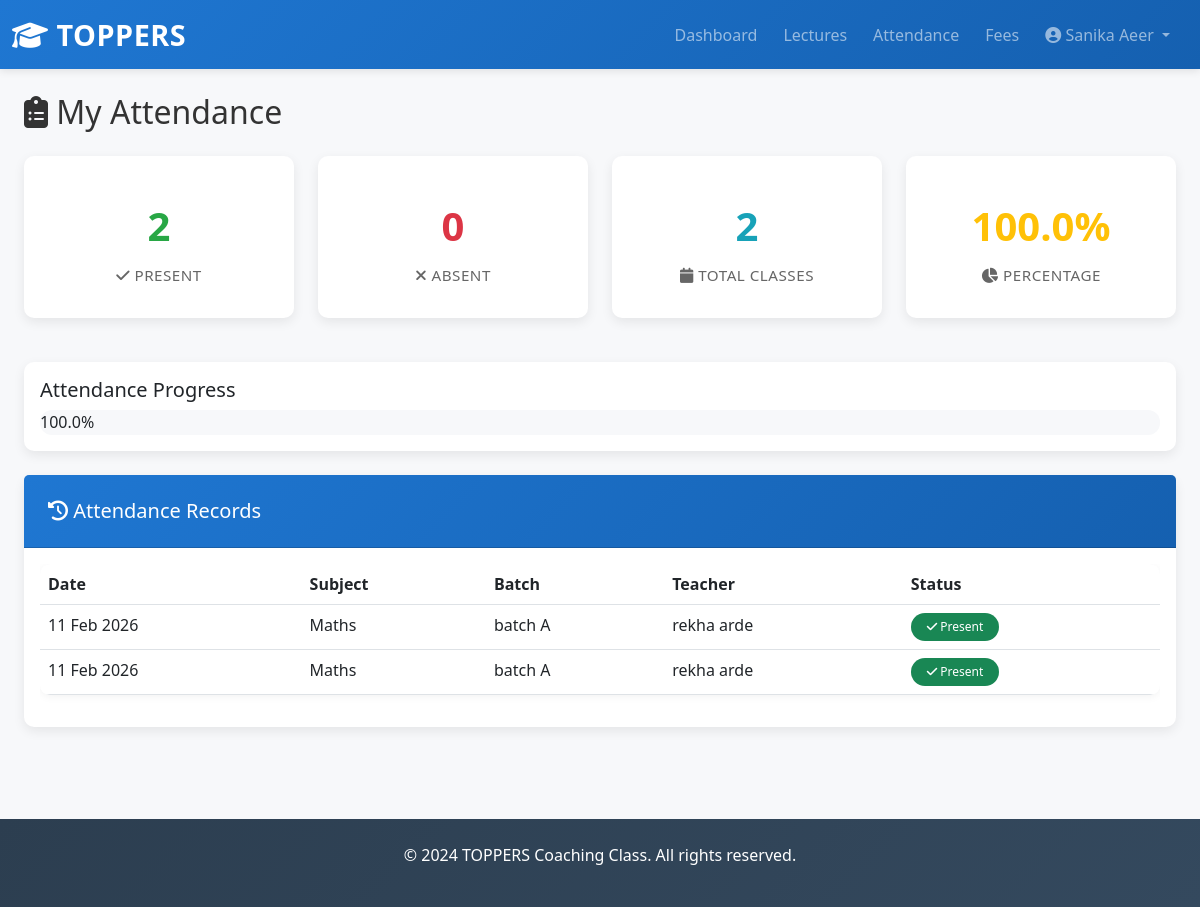
The app's page /student/attendance/ (signed in) with its own data.
### toppers_project/core/models.py (models this page shows, shortened)
class CustomUser(AbstractUser):
    role = models.CharField(max_length=20, choices=ROLE_CHOICES)
    phone = models.CharField(max_length=20, blank=True)
    date_of_birth = models.DateField(null=True, blank=True)
    profile_image = models.ImageField(upload_to='profile_images/', null=True, blank=True)
    address = models.TextField(blank=True)
    status = models.CharField(max_length=20, choices=STATUS_CHOICES, default='pending')
    created_at = models.DateTimeField(auto_now_add=True)
    updated_at = models.DateTimeField(auto_now=True)
    class Meta:
        ordering = ['-created_at']

class Lecture(models.Model):
    DAYS = [
        ('Monday', 'Monday'),
        ('Tuesday', 'Tuesday'),
        ('Wednesday', 'Wednesday'),
        ('Thursday', 'Thursday'),
        ('Friday', 'Friday'),
        ('Saturday', 'Saturday'),
    ]
    """lecture/class schedule"""
    teacher = models.ForeignKey(CustomUser, on_delete=models.CASCADE, related_name='lectures', limit_choices_to={'role': 'teacher'})
    subject = models.ForeignKey(Subject, on_delete=models.CASCADE)
    batch = models.ForeignKey(Batch, on_delete=models.CASCADE)
    day = models.CharField(max_length=10, null=True, blank=True, default='Monday', choices=DAYS)
    start_time = models.TimeField()
    end_time = models.TimeField()
    class_date = models.DateField(null=True, blank=True)
    topic = models.CharField(max_length=200)
    created_at = models.DateTimeField(auto_now_add=True)
    class Meta:
        ordering = ['-day', 'start_time']

class Subject(models.Model):
    name = models.CharField(max_length=100, unique=True)
    def __str__(self):
        return self.name

class Batch(models.Model):
    name = models.CharField(max_length=100, unique=True)
    def __str__(self):
        return self.name

### toppers_project/attendance/models.py (models this page shows, shortened)
class AttendanceRecord(models.Model):
    STATUS_CHOICES = [
        ('present', 'Present'),
        ('absent', 'Absent'),
    ]
    lecture = models.ForeignKey('core.Lecture', on_delete=models.CASCADE, related_name='attendance_records')
    student = models.ForeignKey(CustomUser, on_delete=models.CASCADE, related_name='attendance_records', limit_choices_to={'role': 'student'})
    date = models.DateField(auto_now_add=True)
    status = models.CharField(max_length=20, choices=STATUS_CHOICES, default='absent')
    created_at = models.DateTimeField(auto_now_add=True)
    class Meta:
        unique_together = ('lecture', 'student')
        ordering = ['-date']

### toppers_project/student/views.py (the view)
# urls.py: path('attendance/', views.student_attendance, name='student_attendance'),
@login_required(login_url='login')
@student_required
def student_attendance(request):
    from attendance.models import AttendanceRecord
    attendance_records = AttendanceRecord.objects.filter(student=request.user).order_by('-date')
    attendance_summary = {
        'present': attendance_records.filter(status='present').count(),
        'absent': attendance_records.filter(status='absent').count(),
        'total': attendance_records.count(),
    }
    if attendance_summary['total'] > 0:
        attendance_summary['percentage'] = (attendance_summary['present'] / attendance_summary['total'] * 100)
    else:
        attendance_summary['percentage'] = 0
    context = {
        'attendance_records': attendance_records,
        'attendance_summary': attendance_summary,
    }
    return render(request, 'student/attendance.html', context)

### toppers_project/student/views.py (called while the page is built)
def student_required(view_func):
    @wraps(view_func)
    def wrapper(request, *args, **kwargs):
        if not request.user.is_authenticated or request.user.role != 'student':
            return redirect('login')
        return view_func(request, *args, **kwargs)
    return wrapper

### templates/student/attendance.html (shortened to what this page needs)
{% extends 'base.html' %}
{% block content %}
<div class="container-fluid py-4">
    <div class="row">
        <div class="col-md-12">
            <h2 class="mb-4"><i class="fas fa-clipboard-list"></i> My Attendance</h2>
        </div>
    </div>
    <div class="row mb-4">
        <div class="col-md-3">
            <div class="card dashboard-stat">
                <div class="stat-number" style="color: #28a745;">{{ attendance_summary.present }}</div>
                <div class="stat-label"><i class="fas fa-check"></i> Present</div>
            </div>
        </div>
        <div class="col-md-3">
            <div class="card dashboard-stat">
                <div class="stat-number" style="color: #dc3545;">{{ attendance_summary.absent }}</div>
                <div class="stat-label"><i class="fas fa-times"></i> Absent</div>
            </div>
        </div>
        <div class="col-md-3">
            <div class="card dashboard-stat">
                <div class="stat-number" style="color: #17a2b8;">{{ attendance_summary.total }}</div>
                <div class="stat-label"><i class="fas fa-calendar"></i> Total Classes</div>
            </div>
        </div>
        <div class="col-md-3">
            <div class="card dashboard-stat">
                <div class="stat-number" style="color: #ffc107;">{{ attendance_summary.percentage|floatformat:1 }}%</div>
                <div class="stat-label"><i class="fas fa-chart-pie"></i> Percentage</div>
            </div>
        </div>
    </div>
    <div class="card mb-4">
        <div class="card-body">
            <h5>Attendance Progress</h5>
            <div class="attendance-progress">
                {% if attendance_summary.total > 0 %}
                    <div class="attendance-percentage">{{ attendance_summary.percentage|floatformat:1 }}%</div>
                {% else %}
                    <div class="attendance-bar" style="width: 0%; background-color: #ccc; color: #666;">
                        No classes yet
                    </div>
                {% endif %}
            </div>
        </div>
    </div>
    <div class="card">
        <div class="card-header">
            <h5 class="m-0"><i class="fas fa-history"></i> Attendance Records</h5>
        </div>
        <div class="card-body">
            {% if attendance_records %}
            <div class="table-responsive">
                <table class="table table-hover">
                    <thead>
                        <tr>
                            <th>Date</th>
                            <th>Subject</th>
                            <th>Batch</th>
                            <th>Teacher</th>
                            <th>Status</th>
                        </tr>
                    </thead>
                    <tbody>
                        {% for record in attendance_records %}
                        <tr>
                            <td>{{ record.date|date:"d M Y" }}</td>
                            <td>{{ record.lecture.subject }}</td>
                            <td>{{ record.lecture.batch }}</td>
                            <td>{{ record.lecture.teacher.get_full_name }}</td>
                            <td>
                                {% if record.status == 'present' %}
                                    <span class="badge bg-success"><i class="fas fa-check"></i> Present</span>
                                {% else %}
                                    <span class="badge bg-danger"><i class="fas fa-times"></i> Absent</span>
                                {% endif %}
                            </td>
                        </tr>
                        {% endfor %}
                    </tbody>
                </table>
            </div>
            {% else %}
            <p class="text-muted text-center py-4">No attendance records yet</p>
            {% endif %}
        </div>
    </div>
</div>
{% endblock %}

### templates/base.html (shortened to what this page needs)
{% load static %}
<!DOCTYPE html>
<html lang="en">
<head>
    <link href="https://cdn.jsdelivr.net/npm/bootstrap@5.3.0/dist/css/bootstrap.min.css" rel="stylesheet">
    <link rel="stylesheet" href="https://cdnjs.cloudflare.com/ajax/libs/font-awesome/6.4.0/css/all.min.css">
    <link rel="stylesheet" href="{% static 'css/style.css' %}">
</head>
<body>
    {% if user.is_authenticated %}
    <nav class="navbar navbar-expand-lg navbar-dark bg-primary sticky-top">
        <div class="container-fluid">
            <a class="navbar-brand fw-bold" href="{% url 'home' %}">
                <i class="fas fa-graduation-cap"></i> TOPPERS
            </a>
            <div class="collapse navbar-collapse" id="navbarNav">
                <ul class="navbar-nav ms-auto">
                    {% if user.role == 'admin' %}
                        <li class="nav-item"><a class="nav-link" href="{% url 'admin_dashboard' %}">Dashboard</a></li>
                        <li class="nav-item"><a class="nav-link" href="{% url 'pending_registrations' %}">Pending</a></li>
                        <li class="nav-item"><a class="nav-link" href="{% url 'all_students' %}">Students</a></li>
                        <li class="nav-item"><a class="nav-link" href="{% url 'all_teachers' %}">Teachers</a></li>
                        <li class="nav-item"><a class="nav-link" href="{% url 'approve_profile_updates' %}">Profile Updates</a></li>
                        <li class="nav-item"><a class="nav-link" href="{% url 'manage_timetable' %}">Timetable</a></li>
                    {% elif user.role == 'student' %}
                        <li class="nav-item"><a class="nav-link" href="{% url 'student_dashboard' %}">Dashboard</a></li>
                        <li class="nav-item"><a class="nav-link" href="{% url 'student_lectures' %}">Lectures</a></li>
                        <li class="nav-item"><a class="nav-link" href="{% url 'student_attendance' %}">Attendance</a></li>
                        <li class="nav-item"><a class="nav-link" href="{% url 'student_fees' %}">Fees</a></li>
                    {% elif user.role == 'teacher' %}
                        <li class="nav-item"><a class="nav-link" href="{% url 'teacher_dashboard' %}">Dashboard</a></li>
                        <li class="nav-item"><a class="nav-link" href="{% url 'teacher_lectures' %}">Lectures</a></li>
                        <li class="nav-item"><a class="nav-link" href="{% url 'teacher_salary' %}">Salary</a></li>
                    {% endif %}
                    <li class="nav-item dropdown">
                        <a class="nav-link dropdown-toggle" href="#" id="userDropdown" role="button" data-bs-toggle="dropdown">
                            <i class="fas fa-user-circle"></i> {{ user.get_full_name }}
                        </a>
                    </li>
                </ul>
            </div>
        </div>
    </nav>
    {% endif %}
    <div class="container-fluid">
        {% block content %}{% endblock %}
    </div>
    <footer class="bg-dark text-white text-center py-4 mt-5">
        <p>&copy; 2024 TOPPERS Coaching Class. All rights reserved.</p>
    </footer>
</body>
</html>

### toppers_project/static/css/style.css (style rules this page uses)
:root { --primary-color: #1f77d2; --secondary-color: #28a745; --danger-color: #dc3545; --warning-color: #ffc107; --light-bg: #f7f8fa; --border-color: #dee2e6; }
* { margin: 0; padding: 0; box-sizing: border-box; }
body { background-color: var(--light-bg); font-family: 'Segoe UI', Tahoma, Geneva, Verdana, sans-serif; color: #333; }
.navbar { background: linear-gradient(135deg, var(--primary-color) 0%, #1560b0 100%) !important; box-shadow: 0 2px 8px rgba(0, 0, 0, 0.1); }
.navbar-brand { font-size: 1.8rem; letter-spacing: 0.5px; }
.nav-link { transition: all 0.3s ease; margin-right: 10px; }
.card { border: none; border-radius: 10px; box-shadow: 0 4px 12px rgba(0, 0, 0, 0.08); transition: all 0.3s ease; margin-bottom: 20px; cursor: pointer; }
.card-header { background: linear-gradient(135deg, var(--primary-color) 0%, #1560b0 100%); color: white; border-radius: 10px 10px 0 0; padding: 1.5rem; font-weight: 600; }
.dashboard-stat { text-align: center; padding: 2rem 1rem; }
.stat-number { font-size: 2.5rem; font-weight: bold; color: var(--primary-color); margin: 0.5rem 0; }
.stat-label { font-size: 0.95rem; color: #666; text-transform: uppercase; letter-spacing: 0.5px; }
.table { background: white; border-radius: 10px; overflow: hidden; box-shadow: 0 2px 8px rgba(0, 0, 0, 0.05); }
.table thead { background: var(--light-bg); font-weight: 600; color: #333; }
.badge { padding: 0.5rem 1rem; border-radius: 20px; font-weight: 500; }
.attendance-progress { height: 25px; border-radius: 12px; background-color: var(--light-bg); overflow: hidden; }
footer { background: linear-gradient(135deg, #2c3e50 0%, #34495e 100%); margin-top: 3rem; }

### records on screen
CustomUser: get_full_name "Sanika Aeer"
AttendanceRecord: date "11 Feb 2026", lecture.subject "Maths", lecture.batch "batch A", lecture.teacher.get_full_name "rekha arde", status "present" (drawn)
AttendanceRecord: date "11 Feb 2026", lecture.subject "Maths", lecture.batch "batch A", lecture.teacher.get_full_name "rekha arde", status "present" (drawn)

### other values on screen
{{ attendance_summary.present }} "2"
{{ attendance_summary.absent }} "0"
{{ attendance_summary.total }} "2"
{{ attendance_summary.percentage|floatformat:1 }} "100.0"
